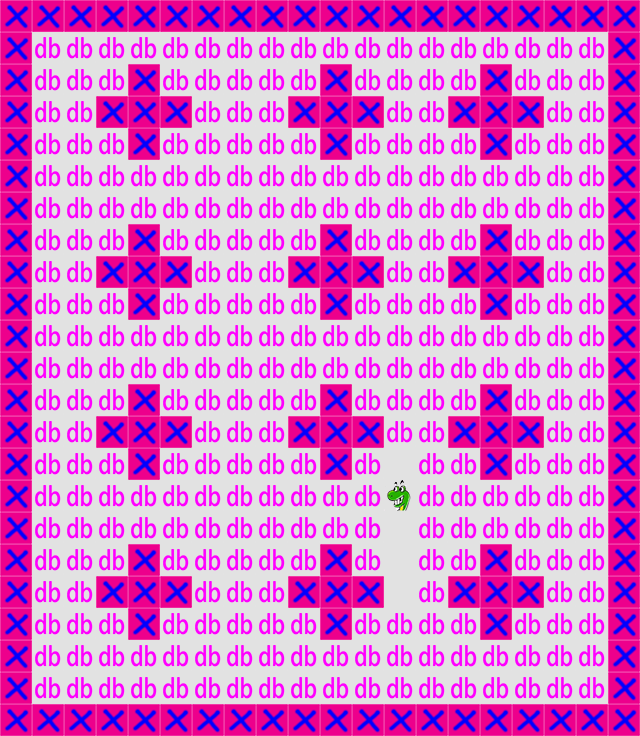

This game map was drawn from its Tiled (.tmx) file and the tilesets committed beside it. A one-line description and the trimmed map source follow:
An orthogonal 20x23 tile map with 32x32 px tiles, 2 tile layers (map_bg, map_tag), 2 tilesets.

<map version="1.0" orientation="orthogonal" width="20" height="23" tilewidth="32" tileheight="32">
 <tileset firstgid="1" name="map_bg" tilewidth="32" tileheight="32">
  <image source="map_bg.png" width="128" height="128" />
 </tileset>
 <tileset firstgid="17" name="map_tag" tilewidth="32" tileheight="32">
  <image source="map_tag.png" width="256" height="256" />
 </tileset>
 <layer name="map_bg" width="20" height="23">
  <data>[460 cells, 460 non-empty, 2 distinct tile ids]</data>
 </layer>
 <layer name="map_tag" width="20" height="23">
  <data>[460 cells, 456 non-empty, 3 distinct tile ids]</data>
 </layer>
</map>
